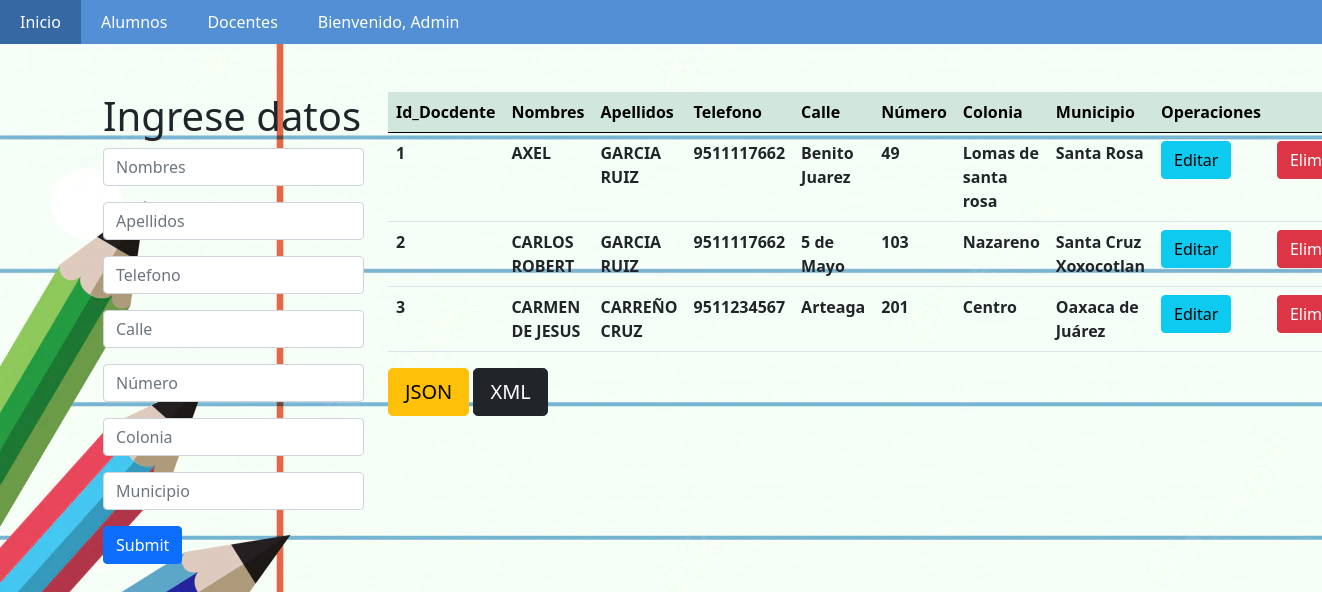
Page /docente/docente.php (signed in) on the committed database.
### tables this page shows
CREATE TABLE `docente` (
  `id_docente` int(11) NOT NULL,
  `nombres` varchar(50) NOT NULL,
  `apellidos` varchar(50) NOT NULL,
  `telefono` varchar(10) NOT NULL,
  `calle` varchar(60) NOT NULL,
  `numero` varchar(5) NOT NULL,
  `colonia` varchar(100) NOT NULL,
  `Municipio` varchar(100) NOT NULL
);

### docente/docente.php (the view, shortened to what this page needs)
<?php
if (isset($_SESSION['Id_Usuario']) && isset($_SESSION['nombre'])) {
 ?>
<?php
    $con=conectar();
    $sql="SELECT *  FROM docente";
    $query=mysqli_query($con,$sql);
?>
<!DOCTYPE html>
<html lang="en">
    <head>
        <link href="../style_m.css?w21e" rel="stylesheet">
        <link href="https://cdn.jsdelivr.net/npm/bootstrap@5.0.0-beta1/dist/css/bootstrap.min.css" rel="stylesheet">
    </head>
    <body>
    <nav>
			<ul>
			<li><a href="../menu.php">Inicio</a></li>
				<li><a href="../alumno/alumno.php">Alumnos</a></li>
				<li><a href="docente.php">Docentes</a></li>
				<li><a href="#">Bienvenido, <?php echo $_SESSION['nombre']; ?></a>
            </li>
			</ul>
		</nav>
            <div class="container mt-5">
                    <div class="row">
                        <div class="col-md-3">
                            <h1>Ingrese datos</h1>
                                <form action="insertar.php" method="POST">
                                    <input type="text" class="form-control mb-3" name="nombres" placeholder="Nombres">
                                    <input type="text" class="form-control mb-3" name="apellidos" placeholder="Apellidos">
                                    <input type="text" class="form-control mb-3" name="telefono" placeholder="Telefono">
                                    <input type="text" class="form-control mb-3" name="calle" placeholder="Calle">
                                    <input type="text" class="form-control mb-3" name="numero" placeholder="Número">
                                    <input type="text" class="form-control mb-3" name="colonia" placeholder="Colonia">
                                    <input type="text" class="form-control mb-3" name="Municipio" placeholder="Municipio">
                                    <input type="submit" class="btn btn-primary">
                                </form>
                        </div>
                        <div class="col-md-8">
                            <table class="table" >
                                <thead class="table-success table-striped" >
                                    <tr>
                                        <th>Id_Docdente</th>
                                        <th>Nombres</th>
                                        <th>Apellidos</th>
                                        <th>Telefono</th>
                                        <th>Calle</th>
                                        <th>Número</th>
                                        <th>Colonia</th>
                                        <th>Municipio</th>
                                        <th>Operaciones</th>
                                        <th></th>
                                    </tr>
                                </thead>
                                <tbody>
                                        <?php
                                            while($row=mysqli_fetch_array($query)){
                                        ?>
                                            <tr>
                                                <th><?php  echo $row['id_docente']?></th>
                                                <th><?php  echo $row['nombres']?></th>
                                                <th><?php  echo $row['apellidos']?></th>
                                                <th><?php  echo $row['telefono']?></th>
                                                <th><?php  echo $row['calle']?></th>
                                                <th><?php  echo $row['numero']?></th>
                                                <th><?php  echo $row['colonia']?></th>
                                                <th><?php  echo $row['Municipio']?></th>
                                                <th><a href="actualizar.php?id=<?php echo $row['id_docente'] ?>" class="btn btn-info">Editar</a></th>
                                                <th><a href="delete.php?id=<?php echo $row['id_docente'] ?>" class="btn btn-danger">Eliminar</a></th>
                                            </tr>
                                        <?php
                                            }
                                        ?>
                                </tbody>
                            </table>
                            <a class="btn btn-warning btn-lg" href="json.php" role="button">JSON</a>
                                    <a class="btn btn-dark btn-lg" href="xml.php" role="button">XML</a>
                        </div>
                    </div>
            </div>
    </body>
</html>
<?php
}else{
     header("Location: ../index.php");
     exit();
}
 ?>

### style_m.css (style rules this page uses)
body { background-image: url("img/escuela.webp"); background-repeat:no-repeat; margin-top: auto; }
nav { background:#528fd5; position: relative; }
nav ul { list-style:none; padding:0; margin:0; overflow:hidden; }
nav > ul > li { float:left; }
nav ul li a { text-decoration:none; color:#fff; display:block; padding:10px 20px; }

### rows in the picture
docente: id_docente "1", nombres "AXEL", apellidos "GARCIA RUIZ", telefono "9511117662", calle "Benito Juarez", numero "49", colonia "Lomas de santa rosa", Municipio "Santa Rosa"
docente: id_docente "2", nombres "CARLOS ROBERT", apellidos "GARCIA RUIZ", telefono "9511117662", calle "5 de Mayo", numero "103", colonia "Nazareno", Municipio "Santa Cruz Xoxocotlan"
docente: id_docente "3", nombres "CARMEN DE JESUS", apellidos "CARREÑO CRUZ", telefono "9511234567", calle "Arteaga", numero "201", colonia "Centro", Municipio "Oaxaca de Juárez"

### other values in the picture
$_SESSION['nombre'] "Admin"
